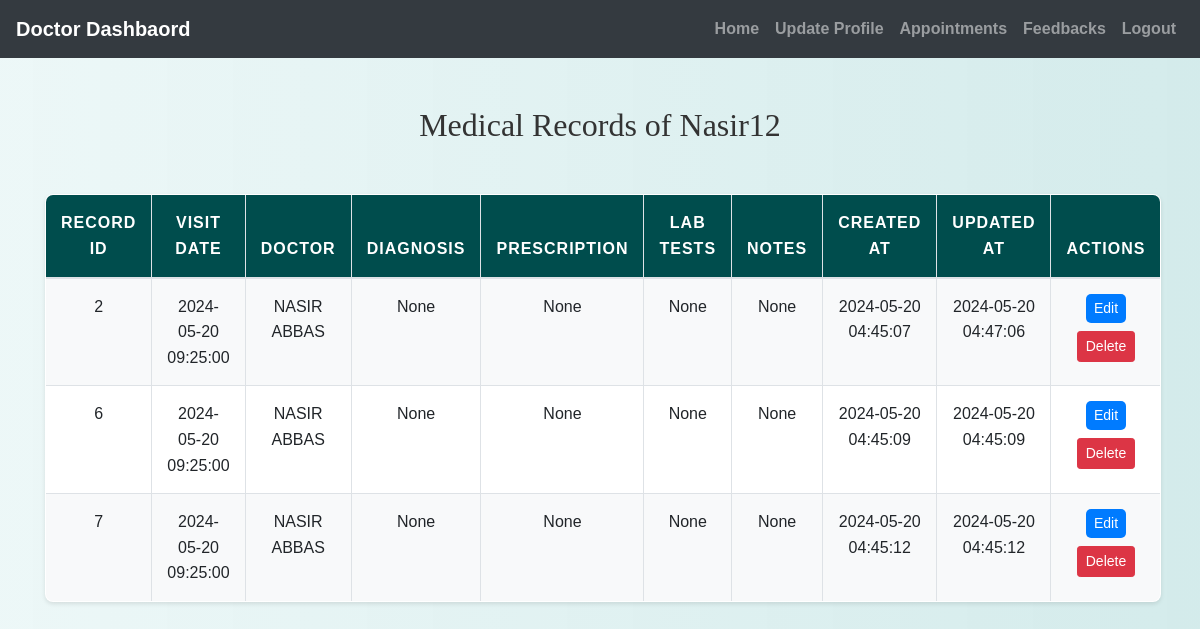
The page /doctor/view_medical_records.php?patient_id=1 (signed in) on the database its author committed.
### tables this page shows
CREATE TABLE `users` (
  `id` int(11) NOT NULL,
  `username` varchar(50) NOT NULL,
  `first_name` varchar(100) NOT NULL,
  `last_name` varchar(100) NOT NULL,
  `password` varchar(255) NOT NULL,
  `email` varchar(100) NOT NULL,
  `phone` varchar(20) NOT NULL,
  `mobile` varchar(15) NOT NULL,
  `cnic` varchar(20) NOT NULL,
  `state` varchar(100) NOT NULL,
  `city` varchar(100) NOT NULL,
  `age` int(11) DEFAULT NULL
);

CREATE TABLE `patient_records` (
  `record_id` int(11) NOT NULL,
  `patient_id` int(11) DEFAULT NULL,
  `doctor_id` int(11) DEFAULT NULL,
  `visit_date` datetime DEFAULT NULL,
  `diagnosis` text DEFAULT NULL,
  `prescription` text DEFAULT NULL,
  `lab_tests` text DEFAULT NULL,
  `notes` text DEFAULT NULL,
  `created_at` timestamp NOT NULL DEFAULT current_timestamp(),
  `updated_at` timestamp NOT NULL DEFAULT current_timestamp() ON UPDATE current_timestamp()
);

CREATE TABLE `doctors` (
  `doctor_id` int(11) NOT NULL,
  `username` varchar(255) NOT NULL,
  `password` varchar(255) NOT NULL,
  `email` varchar(255) NOT NULL,
  `profile_pic` varchar(255) DEFAULT NULL,
  `full_name` varchar(255) NOT NULL,
  `clearance_certificate` varchar(255) NOT NULL,
  `certificate_number` varchar(255) NOT NULL,
  `status` enum('pending','approved','rejected') DEFAULT 'pending',
  `created_at` timestamp NOT NULL DEFAULT current_timestamp(),
  `updated_at` timestamp NOT NULL DEFAULT current_timestamp() ON UPDATE current_timestamp(),
  `specialization` varchar(255) DEFAULT NULL,
  `experience` int(11) DEFAULT NULL
);

### doctor/view_medical_records.php (the view, shortened to what this page needs)
<?php
include('config.php');
$patient_id = $_GET['patient_id'];
$sql = "SELECT patient_records.*, users.username AS patient_name, doctors.full_name AS doctor_name
        FROM patient_records
        INNER JOIN users ON patient_records.patient_id = users.id
        INNER JOIN doctors ON patient_records.doctor_id = doctors.doctor_id
        WHERE patient_records.patient_id = ?";
$stmt = mysqli_prepare($conn, $sql);
mysqli_stmt_bind_param($stmt, "i", $patient_id);
mysqli_stmt_execute($stmt);
$result = mysqli_stmt_get_result($stmt);
?>
<!DOCTYPE html>
<html>
<head>
    <link rel="stylesheet" href="https://maxcdn.bootstrapcdn.com/bootstrap/4.5.2/css/bootstrap.min.css">
    <link rel="stylesheet" href="../css/style.css">
</head>
<body>
<?php include('navbar.php'); ?>
<div class="container mt-5">
    <h2 class="text-center">Medical Records of <?php echo htmlspecialchars(mysqli_fetch_assoc($result)['patient_name']); ?></h2>
    <div class="row">
        <div class="col-md-12">
            <table class="table table-bordered">
                <thead>
                    <tr>
                        <th>Record ID</th>
                        <th>Visit Date</th>
                        <th>Doctor</th>
                        <th>Diagnosis</th>
                        <th>Prescription</th>
                        <th>Lab Tests</th>
                        <th>Notes</th>
                        <th>Created At</th>
                        <th>Updated At</th>
                        <th>Actions</th>
                    </tr>
                </thead>
                <tbody>
                    <?php while ($row = mysqli_fetch_assoc($result)): ?>
                        <tr>
                            <td><?php echo htmlspecialchars($row['record_id']); ?></td>
                            <td><?php echo htmlspecialchars($row['visit_date']); ?></td>
                            <td><?php echo htmlspecialchars($row['doctor_name']); ?></td>
                            <td><?php echo htmlspecialchars($row['diagnosis']); ?></td>
                            <td><?php echo htmlspecialchars($row['prescription']); ?></td>
                            <td><?php echo htmlspecialchars($row['lab_tests']); ?></td>
                            <td><?php echo htmlspecialchars($row['notes']); ?></td>
                            <td><?php echo htmlspecialchars($row['created_at']); ?></td>
                            <td><?php echo htmlspecialchars($row['updated_at']); ?></td>
                            <td>
                                <a href="edit_medical_record.php?record_id=<?php echo $row['record_id']; ?>" class="btn btn-primary btn-sm">Edit</a>
                                <form action="delete_medical_record.php" method="post" style="display:inline;">
                                    <button type="submit" class="mt-2 btn btn-danger btn-sm" onclick="return confirm('Are you sure you want to delete this record?')">Delete</button>
                                </form>
                            </td>
                        </tr>
                    <?php endwhile; ?>
                </tbody>
            </table>
        </div>
    </div>
</div>
</body>
</html>

### css/style.css (style rules this page uses)
body { background: linear-gradient(90deg, rgba(233, 246, 246, 0.831), rgba(207, 233, 233, 0.9)); font-family: 'Arial', sans-serif; color: #333; line-height: 1.6; }
h1, h2, h3, h4 { text-align: center; margin-top: 30px; margin-bottom: 30px; font-family: 'Georgia', serif; }
.container { margin-bottom: 40px; }
.table { width: 100%; border-collapse: collapse; margin-top: 20px; font-size: 16px; background-color: #ffffff; border-radius: 8px; overflow: hidden; box-shadow: 0 2px 4px rgba(0, 0, 0, 0.1); }
.table th, .table td { padding: 15px; border: 1px solid #dee2e6; text-align: center; }
.table thead th { background-color: #004d4d; color: white; font-weight: bold; text-transform: uppercase; letter-spacing: 1px; }
.table tbody tr:nth-child(odd) { background-color: #f8f9fa; }
.btn-primary { color: #fff; border: none; border-radius: 5px; cursor: pointer; transition: background-color 0.3s ease; }
a { color: #006666; text-decoration: none; font-weight: bold; }

### rows shown on the page
users: username "Nasir12"
patient_records: record_id "2", visit_date "2024-05-20 09:25:00", doctor.full_name "NASIR ABBAS", diagnosis "None", prescription "None", lab_tests "None", notes "None", created_at "2024-05-20 04:45:07", updated_at "2024-05-20 04:47:06"
patient_records: record_id "6", visit_date "2024-05-20 09:25:00", doctor.full_name "NASIR ABBAS", diagnosis "None", prescription "None", lab_tests "None", notes "None", created_at "2024-05-20 04:45:09", updated_at "2024-05-20 04:45:09"
patient_records: record_id "7", visit_date "2024-05-20 09:25:00", doctor.full_name "NASIR ABBAS", diagnosis "None", prescription "None", lab_tests "None", notes "None", created_at "2024-05-20 04:45:12", updated_at "2024-05-20 04:45:12"
